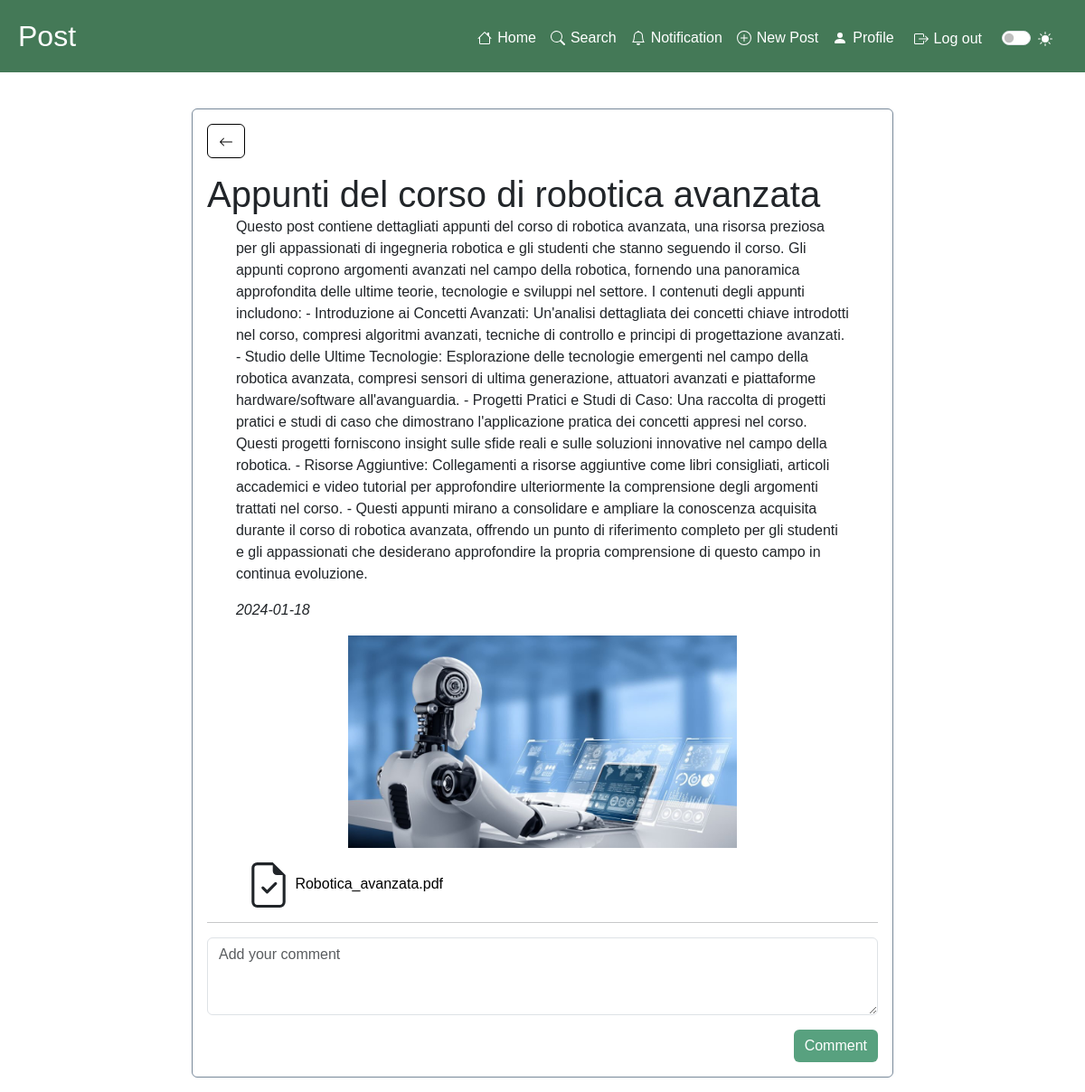
The page /website/post/viewPost.php?id=1 (signed in) on the database its author committed.
### tables this page shows
CREATE TABLE `post` (
  `IdPost` int(11) NOT NULL,
  `Title` tinytext NOT NULL,
  `Description` text DEFAULT NULL,
  `NumberVote` int(11) NOT NULL,
  `NumberComment` int(11) NOT NULL,
  `IdUser` int(11) NOT NULL,
  `IdMedia` int(11) NOT NULL,
  `IdPreview` int(11) DEFAULT NULL,
  `IdCategory` int(11) DEFAULT NULL,
  `Date` datetime DEFAULT NULL
);

CREATE TABLE `media` (
  `IdMedia` int(11) NOT NULL,
  `FileName` tinytext NOT NULL,
  `FilePath` tinytext NOT NULL,
  `Extension` varchar(10) DEFAULT NULL
);

### website/includes/database.php (called while the page is built, shortened)
<?php
class DataBaseHelper
{
    private $db;
    public function __construct($hostname, $username, $password, $dbname, $port)
    {
        $this->db = new mysqli($hostname, $username, $password, $dbname, $port);
    }
    public function execQuery($query, $retType = MYSQLI_BOTH)
    {
        $stmt = $this->db->prepare($query);
        $stmt->execute();
        $res = $stmt->get_result();
        return $res == FALSE ? "" : $res->fetch_all($retType);
    }
};

### website/post/viewPost.php (the view, shortened to what this page needs)
<!DOCTYPE html>
<html lang="en">
<?php
require_once("../includes/database.php");
$viewPostId = $_GET["id"];
$query = "SELECT * FROM post WHERE IdPost = $viewPostId;";
$infoPost = $dbh->execQuery($query)[0];
?>
<head>
    <link href="https://cdn.jsdelivr.net/npm/bootstrap@5.3.2/dist/css/bootstrap.min.css" rel="stylesheet" />
    <link rel="stylesheet" href="../includes/style.css" />
</head>
<body>
    <div class="row m-auto mb-4">
        <?php
        include_once("../includes/navbar.php");
        ?>
    </div>
    <div class="container-fluid col-12 col-md-8 mx-auto py-auto py-3 d-block">
        <div id="view-post" class="border rounded p-3">
            <a href="javascript: history.go(-1)" role="button" class="btn btn-utility-contrast mb-3" title="Go back">
                <svg xmlns="http://www.w3.org/2000/svg" width="16" height="16" fill="currentColor" class="bi bi-arrow-left" viewBox="0 0 16 16">
                    <path fill-rule="evenodd" d="M15 8a.5.5 0 0 0-.5-.5H2.707l3.147-3.146a.5.5 0 1 0-.708-.708l-4 4a.5.5 0 0 0 0 .708l4 4a.5.5 0 0 0 .708-.708L2.707 8.5H14.5A.5.5 0 0 0 15 8" />
                </svg>
            </a>
            <section>
                <div class="row justify-content-start">
                    <h1 class="m-auto">
                        <?php echo ($infoPost["Title"]); ?>
                    </h1>
                </div>
                <div class="row justify-content-center">
                    <div class="col-11">
                        <p>
                            <?php echo ($infoPost["Description"]); ?>
                        </p>
                        <p class="show-date"><?php echo substr($infoPost["Date"], 0, 10); ?></p>
                    </div>
                </div>
                <div class="row col-11 mx-auto d-flex align-items-center">
                    <?php
                    if ($infoPost["IdPreview"] != NULL) {
                        $previewId = $infoPost["IdPreview"];
                        $query = "SELECT * FROM media WHERE IdMedia = $previewId;";
                        $previewRes = $dbh->execQuery($query)[0];
                        $previewPath = $previewRes["FilePath"];
                        $previewPath = "../" . $previewPath;
                    ?>
                        <img class="img-fluid col-8 mx-auto" src="<?php echo ($previewPath); ?>" alt="File Preview Image">
                    <?php
                    }
                    $mediaId = $infoPost["IdMedia"];
                    $query = "SELECT * FROM media WHERE IdMedia = $mediaId;";
                    $mediaRes = $dbh->execQuery($query)[0];
                    $mediaPath = $mediaRes["FilePath"];
                    $mediaName = $mediaRes["FileName"];
                    $mediaPath = "../" . $mediaPath;
                    ?>
                    <span class="col-12 mt-3">
                        <a class="link-offset-2" href="<?php echo ($mediaPath) ?>" download><?php echo ($mediaName); ?></a>
                    </span>
                </div>
                <hr>
                <div class="row mt-3" id="comments-row">
                    <div class="form-group" id="comment-input">
                        <textarea class="form-control" id="comment-text" rows="3" placeholder="Add your comment" name="commentText"></textarea>
                        <button id="comment-button" class="btn btn-primary mt-3 float-end">Comment</button>
                    </div>
                </div>
            </section>
        </div>
    </div>
</body>
</html>

### website/includes/style.css (style rules this page uses)
body:not(.signup-body, .login-body) { font-family: Helvetica, Arial, sans-serif !important; }
a:not(a[role="button"], .signup-body a, .login-body a) { color: black; text-decoration: none; }
.btn-primary:not(.signup-body .btn-primary, .login-body .btn-primary), .view-post { background-color: #006f3c !important; color: white !important; border: none !important; }
.btn-secondary, .btn-utility-contrast { color: black; background-color: transparent; border-color: black; }
.card, #view-post { border-color: lightslategray !important; }
.show-date { font-style: italic !important; }

### rows shown on the page
post: Title "Appunti del corso di robotica avanzata", Description "Questo post contiene dettagliati appunti del corso di robotica avanzata, una risorsa preziosa per gli appassionati di ingegneria robotica e gli studenti che stanno seguendo il corso. Gli appunti coprono argomenti avanzati nel campo della robotica, fornendo una panoramica approfondita delle ultime teorie, tecnologie e sviluppi nel settore. I contenuti degli appunti includono: - Introduzione ai Concetti Avanzati: Un'analisi dettagliata dei concetti chiave introdotti nel corso, compresi algoritmi avanzati, tecniche di controllo e principi di progettazione avanzati. - Studio delle Ultime Tecnologie: Esplorazione delle tecnologie emergenti nel campo della robotica avanzata, compresi sensori di…", Date "2024-01-18"
media: FileName "Robotica_avanzata.pdf"

### other values the page prints
$pageName "Post"
